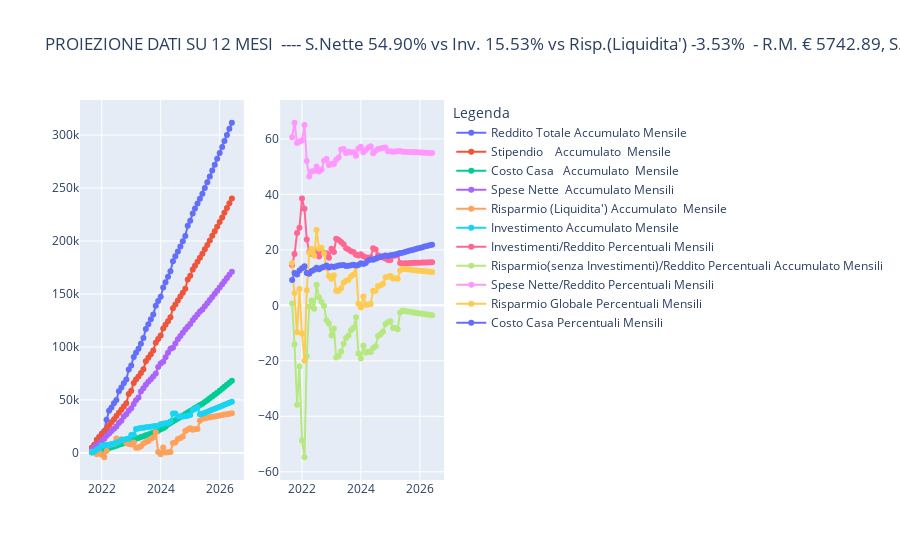

The notebook cell saved with this chart:
### Markdown cell above
**GRAFICO DATI DA PREDICITON METHODs**
==================

### Code cell
# CONFRONTI PROIEZIONI FUTURE REDDITO, INVESTIMENTI, RISPARMIO PERCENTUALI
# ###   IMPLEMENTARE MODO PER POTER FARE N SUBPLOT IN MANIERA SEMPLICE FIXME!!!!!
y_list_fig7 = [
    reddito_predicted_total_values_list,
    stipendio_predicted_total_values_list,
    costo_casa_predicted_total_values_list,
    spese_nette_predicted_total_values_list,
    risparmio_netto_predicted_total_values_list,
    investment_predicted_total_values_list,
]
name_trace_list_fig7 = [
    "Reddito Totale Accumulato Mensile",
    "Stipendio    Accumulato  Mensile",
    "Costo Casa   Accumulato  Mensile",
    "Spese Nette  Accumulato Mensili",
    "Risparmio (Liquidita') Accumulato  Mensile",
    "Investimento Accumulato Mensile",
]
y1_list_fig7 = [
    investment_predicted_perct_values,
    risparmio_predicted_no_invest_perct_values,
    spese_nette_predicted_perct_values,
    risparmio_global_predicted_perct_values,
    costo_casa_predicted_perct_values,
]
name_trace1_list_fig7 = [
    "Investimenti/Reddito Percentuali Mensili",
    "Risparmio(senza Investimenti)/Reddito Percentuali Accumulato Mensili",
    "Spese Nette/Reddito Percentuali Mensili",
    "Risparmio Globale Percentuali Mensili",
    "Costo Casa Percentuali Mensili",
]

n_traces_fig7 = 6
n_graphs_fig7 = 2
spese_nette_predicted_perct_avg_values_round = "{:.2f}".format(
    spese_nette_predicted_perct_values[-1]
)
risparmio_mensile_predicted_perct_avg_values_round = "{:.2f}".format(
    risparmio_predicted_no_invest_perct_values[-1]
)
investement_total_predicted_perct_avg_values_round = "{:.2f}".format(
    investment_predicted_perct_values[-1]
)
reddito_medio_predicted_avg_values_round = "{:.2f}".format(
    reddito_predicted_collect[-1]
)
stipendio_medio_predicted_avg_values_round = "{:.2f}".format(
    stipendio_predicted_collect[-1]
)
name_graph_fig7 = f"PROIEZIONE DATI SU {months_to_project} MESI  ---- S.Nette {spese_nette_predicted_perct_avg_values_round}% vs Inv. {investement_total_predicted_perct_avg_values_round}% vs Risp.(Liquidita') {
    risparmio_mensile_predicted_perct_avg_values_round}%  - R.M. € {reddito_medio_predicted_avg_values_round}, S.M. € {stipendio_medio_predicted_avg_values_round}, Spesa Netta Media € {spese_nette_predicted_avg_values[-1]}"
fig7_sub = create_subplot(
    x=date_index_project,
    y=y_list_fig7,
    y1=y1_list_fig7,
    name_graph=name_graph_fig7,
    name_trace=name_trace_list_fig7,
    name_trace1=name_trace1_list_fig7,
    overlap=1,
    n_graphs=n_graphs_fig7,
)
